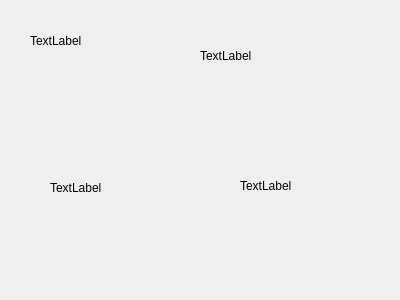
<?xml version="1.0" encoding="UTF-8"?>
<ui version="4.0">
 <class>Widget</class>
 <widget class="QWidget" name="Widget">
  <property name="geometry">
   <rect>
    <x>0</x>
    <y>0</y>
    <width>400</width>
    <height>300</height>
   </rect>
  </property>
  <property name="windowTitle">
   <string>Widget</string>
  </property>
  <widget class="QLabel" name="labelText">
   <property name="geometry">
    <rect>
     <x>30</x>
     <y>10</y>
     <width>91</width>
     <height>61</height>
    </rect>
   </property>
   <property name="text">
    <string>TextLabel</string>
   </property>
  </widget>
  <widget class="QLabel" name="labelImage">
   <property name="geometry">
    <rect>
     <x>200</x>
     <y>10</y>
     <width>91</width>
     <height>91</height>
    </rect>
   </property>
   <property name="text">
    <string>TextLabel</string>
   </property>
  </widget>
  <widget class="QLabel" name="labelUrl">
   <property name="geometry">
    <rect>
     <x>50</x>
     <y>180</y>
     <width>141</width>
     <height>16</height>
    </rect>
   </property>
   <property name="text">
    <string>TextLabel</string>
   </property>
  </widget>
  <widget class="QLabel" name="labelGif">
   <property name="geometry">
    <rect>
     <x>240</x>
     <y>120</y>
     <width>131</width>
     <height>131</height>
    </rect>
   </property>
   <property name="text">
    <string>TextLabel</string>
   </property>
  </widget>
 </widget>
 <layoutdefault spacing="6" margin="11"/>
 <resources/>
 <connections/>
</ui>
